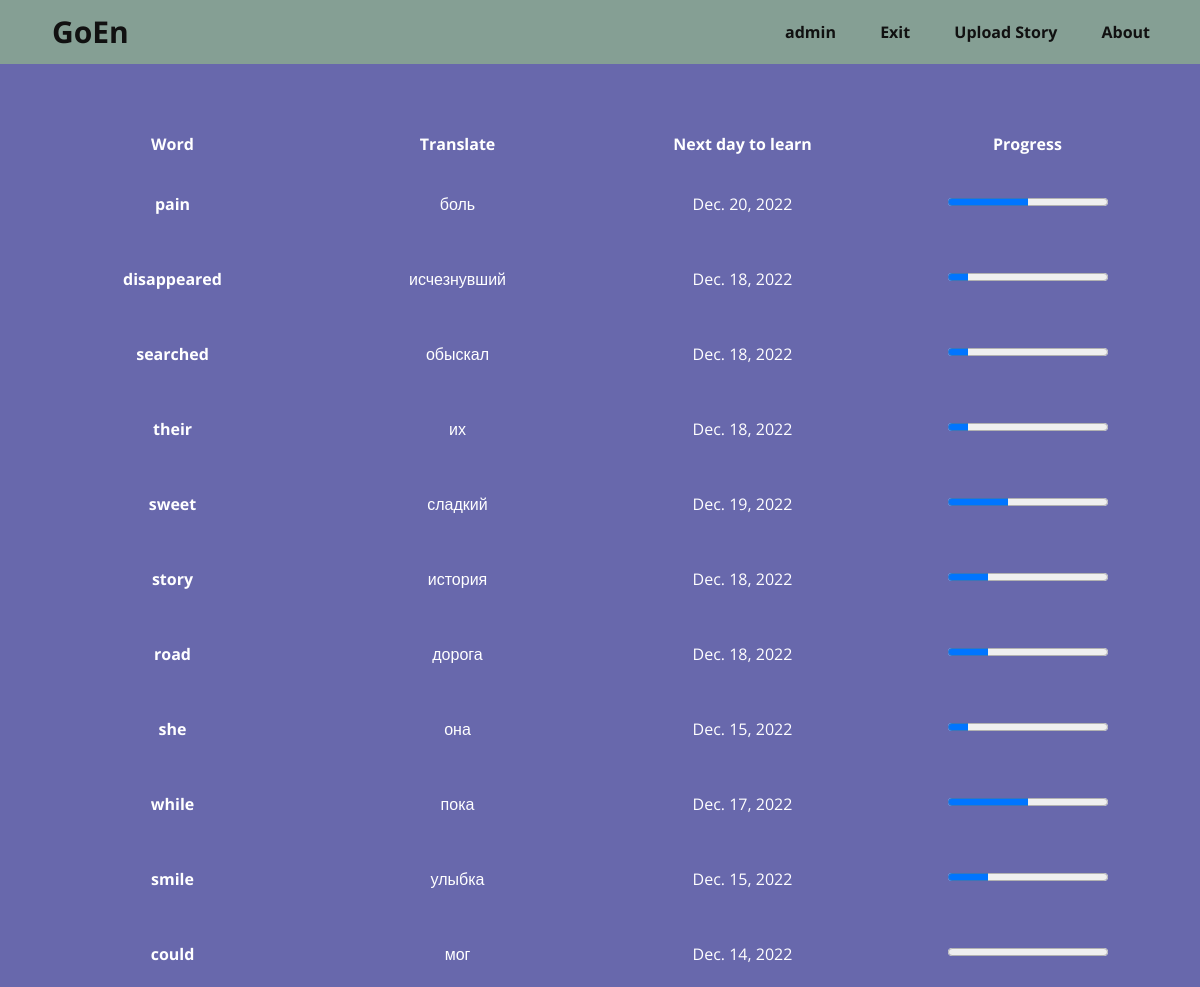
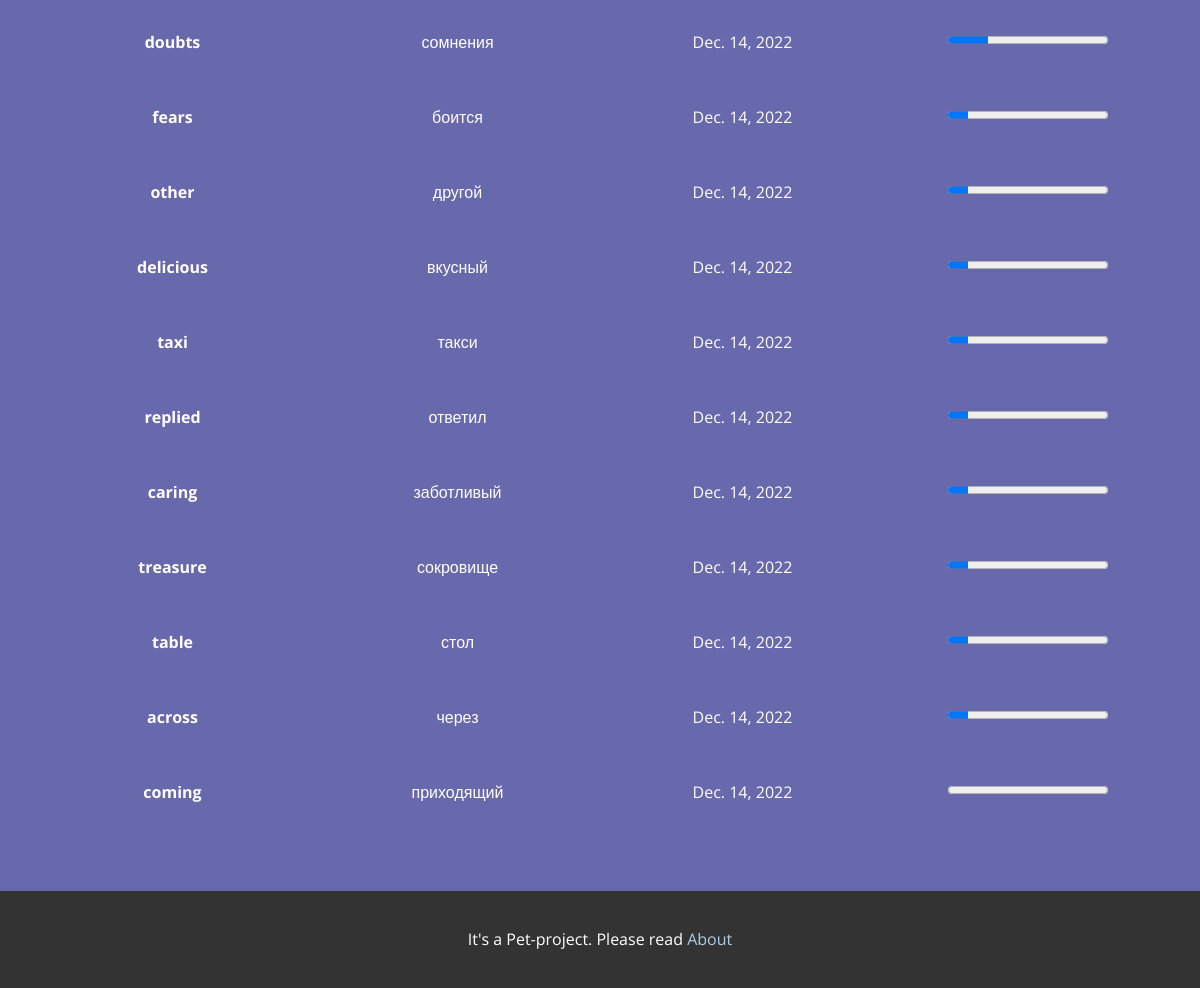
The app's page /showMyWords/ (signed in) with its own data (2 pictures, top to bottom).
### goen/models.py (models this page shows, shortened)
class WordLearned(models.Model):
    objects = models.Manager()
    progress = models.IntegerField(default=0)
    next_day_learn = models.DateField(auto_now_add=True)
    is_learned = models.BooleanField(default=False)
    learn_person = models.CharField(max_length=128)
    learn_word = models.ForeignKey(Word, on_delete=models.CASCADE)
    class Meta:
        db_table = 'wordLearned'

class Word(models.Model):
    objects = models.Manager()
    word_original = models.CharField(max_length=128)
    word_translate = models.CharField(max_length=128)
    word_description = models.TextField()
    story = models.ForeignKey(Story, on_delete=models.CASCADE)
    class Meta:
        db_table = 'words'

### goen/views.py (the view)
# urls.py: path('showMyWords/', show_my_words),
def show_my_words(request):
    words = WordLearned.objects.filter(learn_person=request.user.pk)
    return render(request, 'showMyWords.html', {'words': words})

### goen/templates/showMyWords.html (shortened to what this page needs)
{% extends 'base.html' %}
{% load static %}
{% block link %}
<link rel="stylesheet" href="{% static 'css/showMyWords.css' %}" media="screen"> {% endblock %}
{% block content %}
<section class="u-align-center u-clearfix u-custom-color-1 u-section-1" id="sec-dc89">
    <div class="u-clearfix u-sheet u-sheet-1">
        <div class="u-expanded-width u-table u-table-responsive u-table-1">
            <table class="u-table-entity u-table-entity-1">
                <colgroup>
                    <col width="25%">
                    <col width="25%">
                    <col width="25%">
                    <col width="25%">
                </colgroup>
                <thead class="u-align-center u-table-header u-table-header-1">
                <tr style="height: 21px;">
                    <th class="u-table-cell">Word</th>
                    <th class="u-table-cell">Translate</th>
                    <th class="u-table-cell">Next day to learn</th>
                    <th class="u-table-cell">Progress</th>
                </tr>
                </thead>
                <tbody class="u-align-center u-table-body">
                {% for item in words%}
                <tr style="height: 75px;">
                    <td class="u-first-column u-table-cell u-table-cell-5">{{ item.learn_word.word_original}}</td>
                    <td class="u-table-cell">{{ item.learn_word.word_translate}}</td>
                    <td class="u-table-cell">{{item.next_day_learn}}</td>
                    <td class="u-table-cell">
                        <progress value="{{ item.progress }}" max="8"></progress>
                    </td>
                </tr>
                {% endfor %}
                </tbody>
            </table>
        </div>
    </div>
</section>
{% endblock %}

### templates/base.html (shortened to what this page needs)
<!DOCTYPE html>
<html style="font-size: 16px;" lang="en">
<head>
    {% load static %}
    <link rel="stylesheet" href="{% static 'css/style.css' %}" media="screen">
    {% block link %}{% endblock %}
</head>
<body class="u-body u-xl-mode" data-lang="ru">
<header class="u-clearfix u-custom-color-4 u-header u-header" id="sec-43fb">
    <div class="u-clearfix u-sheet u-sheet-1">
        <p class="u-text u-text-default u-text-1">
            <a class="u-active-none u-border-none u-btn u-button-link u-button-style u-hover-none u-none u-text-body-color u-btn-1"
               href="/">GoEn</a>
        </p>
        <nav class="u-menu u-menu-one-level u-offcanvas u-menu-1">
            <div class="u-custom-menu u-nav-container">
                <ul class="u-nav u-unstyled u-nav-1">
                    {% if request.user.is_authenticated %}
                    <li class="u-nav-item"><s
                            class="u-button-style u-nav-link u-text-active-palette-1-base u-text-body-color u-text-hover-custom-color-3"
                            style="padding: 10px 20px;">{{user.username}}</s>
                    </li>
                    <li class="u-nav-item"><a
                            class="u-button-style u-nav-link u-text-active-palette-1-base u-text-body-color u-text-hover-custom-color-3"
                            href="/logout" style="padding: 10px 20px;">Exit</a>
                    </li>
                    {% endif %}
                    {% if user.username == 'admin' %}
                    <li class="u-nav-item"><a
                            class="u-button-style u-nav-link u-text-active-palette-1-base u-text-body-color u-text-hover-custom-color-3"
                            href="/uploadStory" style="padding: 10px 20px;">Upload Story</a>
                    </li>
                    {% endif %}
                    <li class="u-nav-item"><a
                            class="u-button-style u-nav-link u-text-active-palette-1-base u-text-body-color u-text-hover-custom-color-3"
                            href="/about" style="padding: 10px 20px;">About</a>
                    </li>
                </ul>
            </div>
        </nav>
    </div>
</header>
{% block content %} {% endblock %}
<footer class="u-align-center u-clearfix u-footer u-grey-80 u-footer" id="sec-752c">
    <div class="u-clearfix u-sheet u-sheet-1">
        <section class="u-backlink u-clearfix u-grey-80">
            <p>It's a Pet-project. Please read <a href="/about">about</a></p>
        </section>
    </div>
</footer>
</body>
</html>

### static/css/showMyWords.css (style rules this page uses)
.u-section-1 { background-image: none; }
.u-section-1 .u-sheet-1 { min-height: 900px; }
.u-section-1 .u-table-1 { margin: 58px auto 60px 0; }
.u-section-1 .u-table-entity-1 { min-height: 100px; }
.u-section-1 .u-table-header-1 { font-weight: 700; }
.u-section-1 .u-table-cell-5 { font-weight: 700; }

### records on screen
WordLearned: learn_word.word_original "pain", learn_word.word_translate "боль", next_day_learn "Dec. 20, 2022", progress 4 (drawn)
WordLearned: learn_word.word_original "disappeared", learn_word.word_translate "исчезнувший", next_day_learn "Dec. 18, 2022", progress 1 (drawn)
WordLearned: learn_word.word_original "searched", learn_word.word_translate "обыскал", next_day_learn "Dec. 18, 2022", progress 1 (drawn)
WordLearned: learn_word.word_original "their", learn_word.word_translate "их", next_day_learn "Dec. 18, 2022", progress 1 (drawn)
WordLearned: learn_word.word_original "sweet", learn_word.word_translate "сладкий", next_day_learn "Dec. 19, 2022", progress 3 (drawn)
WordLearned: learn_word.word_original "story", learn_word.word_translate "история", next_day_learn "Dec. 18, 2022", progress 2 (drawn)
WordLearned: learn_word.word_original "road", learn_word.word_translate "дорога", next_day_learn "Dec. 18, 2022", progress 2 (drawn)
WordLearned: learn_word.word_original "she", learn_word.word_translate "она", next_day_learn "Dec. 15, 2022", progress 1 (drawn)
WordLearned: learn_word.word_original "while", learn_word.word_translate "пока", next_day_learn "Dec. 17, 2022", progress 4 (drawn)
WordLearned: learn_word.word_original "smile", learn_word.word_translate "улыбка", next_day_learn "Dec. 15, 2022", progress 2 (drawn)
WordLearned: learn_word.word_original "could", learn_word.word_translate "мог", next_day_learn "Dec. 14, 2022", progress 0 (drawn)
WordLearned: learn_word.word_original "doubts", learn_word.word_translate "сомнения", next_day_learn "Dec. 14, 2022", progress 2 (drawn)
WordLearned: learn_word.word_original "fears", learn_word.word_translate "боится", next_day_learn "Dec. 14, 2022", progress 1 (drawn)
WordLearned: learn_word.word_original "other", learn_word.word_translate "другой", next_day_learn "Dec. 14, 2022", progress 1 (drawn)
WordLearned: learn_word.word_original "delicious", learn_word.word_translate "вкусный", next_day_learn "Dec. 14, 2022", progress 1 (drawn)
WordLearned: learn_word.word_original "taxi", learn_word.word_translate "такси", next_day_learn "Dec. 14, 2022", progress 1 (drawn)
WordLearned: learn_word.word_original "replied", learn_word.word_translate "ответил", next_day_learn "Dec. 14, 2022", progress 1 (drawn)
WordLearned: learn_word.word_original "caring", learn_word.word_translate "заботливый", next_day_learn "Dec. 14, 2022", progress 1 (drawn)
WordLearned: learn_word.word_original "treasure", learn_word.word_translate "сокровище", next_day_learn "Dec. 14, 2022", progress 1 (drawn)
WordLearned: learn_word.word_original "table", learn_word.word_translate "стол", next_day_learn "Dec. 14, 2022", progress 1 (drawn)
WordLearned: learn_word.word_original "across", learn_word.word_translate "через", next_day_learn "Dec. 14, 2022", progress 1 (drawn)
WordLearned: learn_word.word_original "coming", learn_word.word_translate "приходящий", next_day_learn "Dec. 14, 2022", progress 0 (drawn)

### other values on screen
{{ user.username }} "admin"
